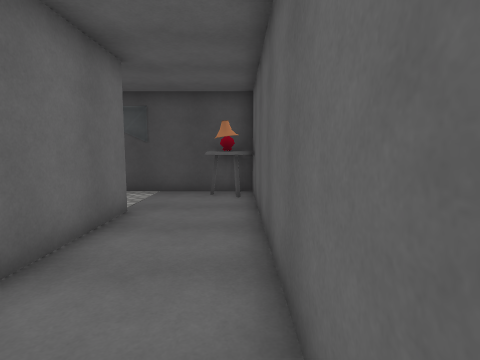
view 1 (above)

23 first-person views from a walk through a 3-D level made in the Unity game engine. The camera is 1.5 m above the floor, tilts 6° down and sees 80° across. Doors are open. The floor is counted in squares, 1 m on a side. Each view is taken from the middle of a square. On the plan, view 1 faces up. The plan holds only what a view shows up to about 14 squares ahead; the rest is blank. The place goes on beyond the plan. The player is left out. Some animated figures are left out. Some surface patterns are stand-ins.

view 2
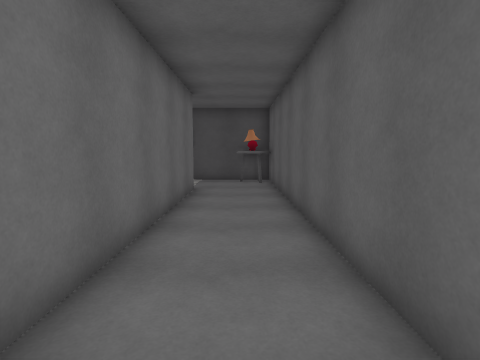

view 3
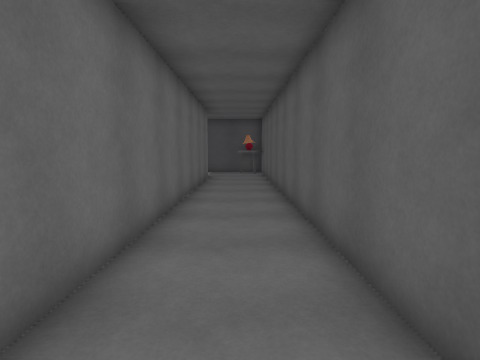

view 4
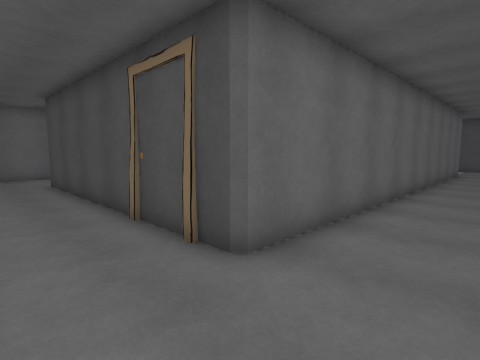

view 5
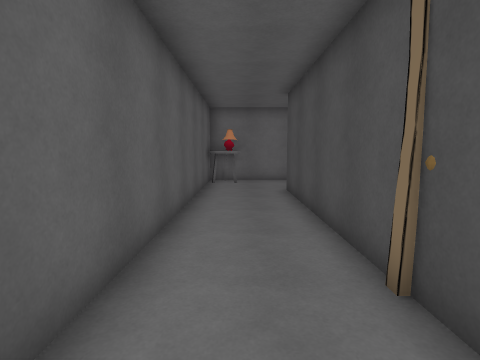

view 6
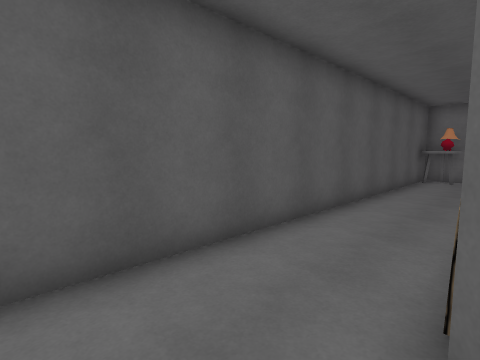

view 7
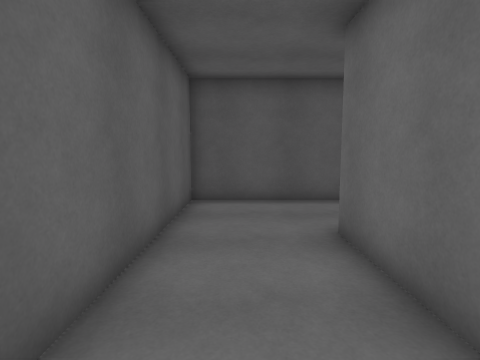

view 8
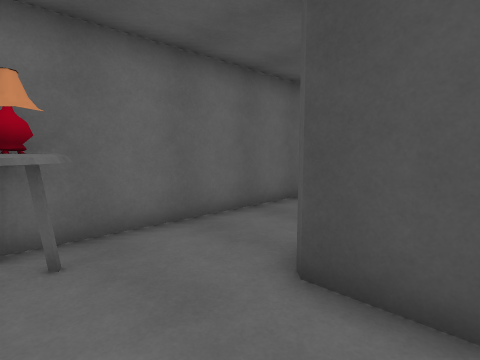

view 9
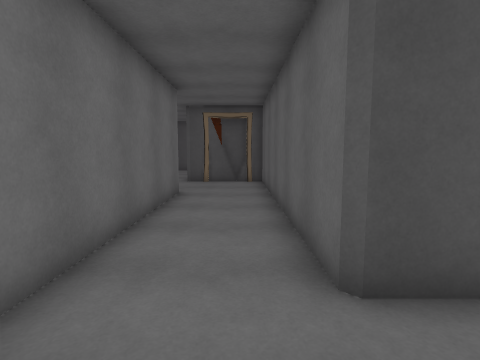

view 10
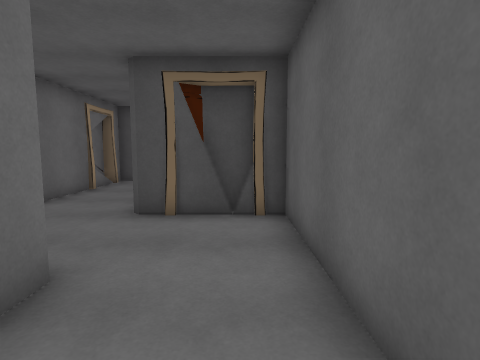

view 11
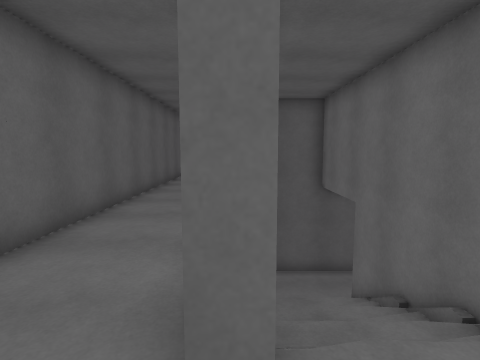

view 12
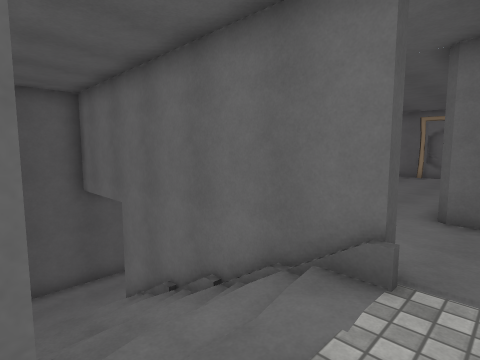

view 13
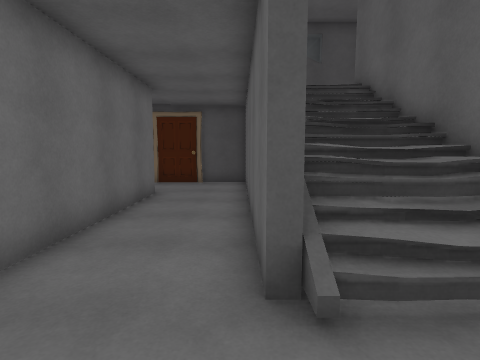

view 14
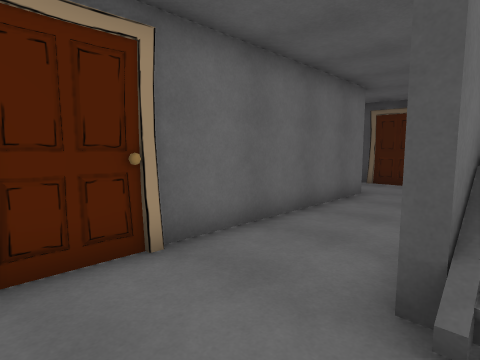

view 15
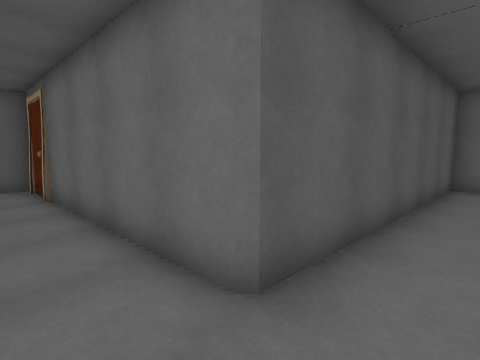

view 16
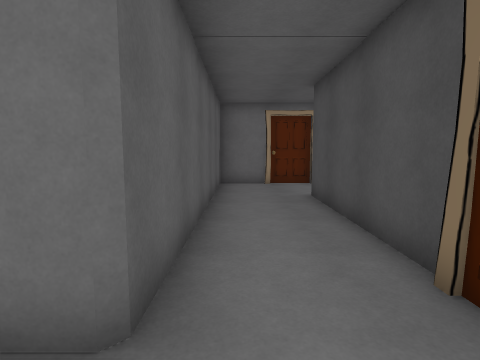

view 17
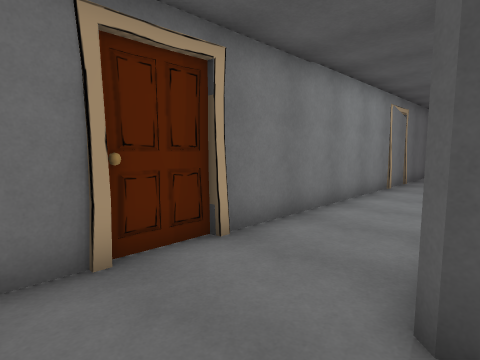

view 18
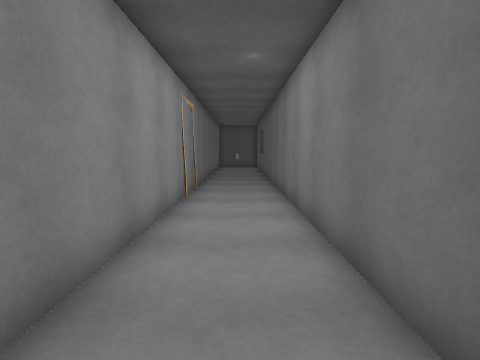

view 19
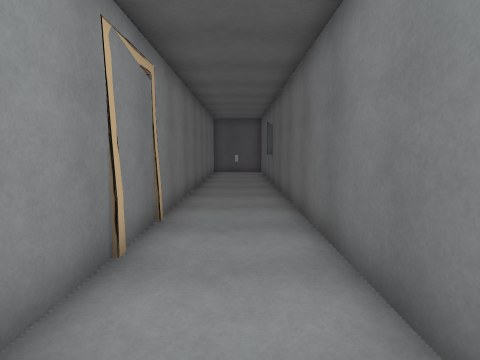

view 20
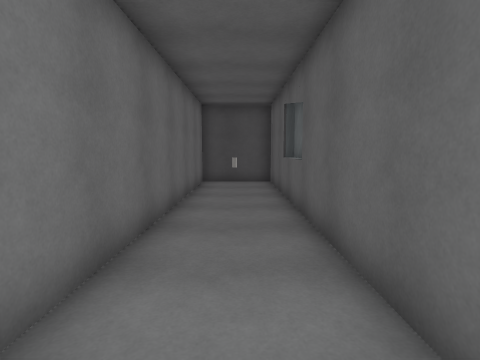

view 21
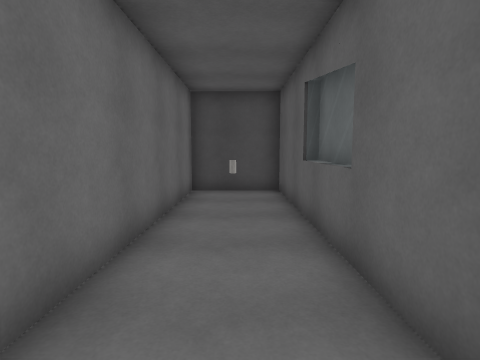

view 22
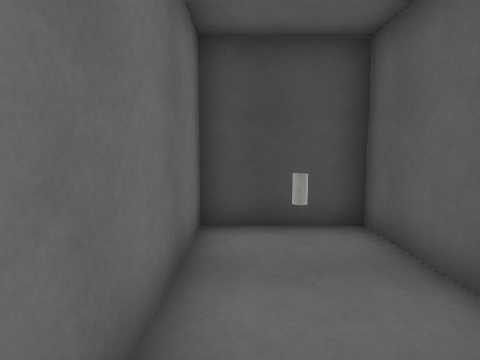

view 23
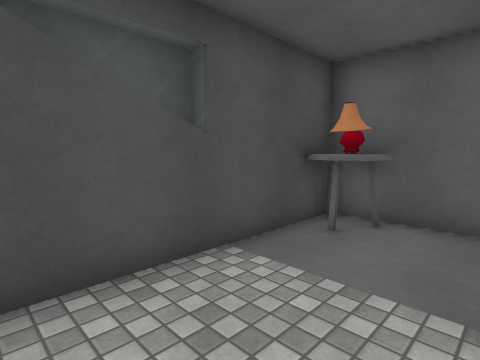

### Floor plan
Key: @ floor where view 1 was taken; # wall or solid block; x gap in a wall; . main floor; - floor 3.5 m lower than the main floor; / step, stairs or slope; = window, fence, low wall or low ledge; T table; L lamp; C white cylinder.
Columns run from 21 left of view 1 to 1 right of it. Each row starts with its distance up from view 1.
 36 #####
 35 #---#
 34 #-C-#
 33 #---#
 32  ---#
 31 #---=
 30 #---=
 29 #---=
 28 #---#
 27 #---#
 26 #---#
 25 #---#
 24 #---#
 23 #---#
 22 #---#
 21 #---#
 20 #---#
 19 #---#
 18 #---#
 17 #---#
 16 #---#
 15 #---#
 14 #---#
 13 #---#
 12 #---#
 11 #---#          #=
 10 #---###########===##TT#
  9 #--------------.....LL#
  8 #--------------.......#
  7 ############--x/......#
  6            #--#=//#...=
  5            #--#///#...=
  4            #--#///#...=
  3            #--#///#...#
  2            #--#///#...#
  1            #--#///#...#
  0   .#####   #--#///#..@#
 -1   .....#   #---/--#...#
 -2   .....#   #------#...#
 -3    ....#   #------#...#
 -4     #..#   ########...#
 -5     #..#          #...#
 -6     #..#           ...#
 -7     #..#           ...#
 -8     #..#           ...=
 -9     #..#          #...=
-10     #..#          #...=
-11     #..############...#
-12     #.................#
-13     #L................#
-14     TL................#
-15       ######===########

Positions as (right, up) in squares from view 1, and headings:
1: (0, 0), facing up
2: (-1, -4), facing up
3: (-1, -9), facing up
4: (0, -14), facing up-left
5: (-3, -13), facing left
6: (-1, -11), facing down-left
7: (-1, -6), facing down
8: (-12, -14), facing up-left
9: (-15, -14), facing up
10: (-15, -7), facing up
11: (-3, 8), facing down
12: (-3, 8), facing down-left
13: (-7, -3), facing up
14: (-6, -3), facing up-left
15: (-8, 9), facing down-left
16: (-8, 8), facing left
17: (-17, 8), facing up-left
18: (-19, 11), facing up
19: (-19, 16), facing up
20: (-19, 22), facing up
21: (-19, 25), facing up
22: (-20, 30), facing up
23: (-6, 7), facing up-right
